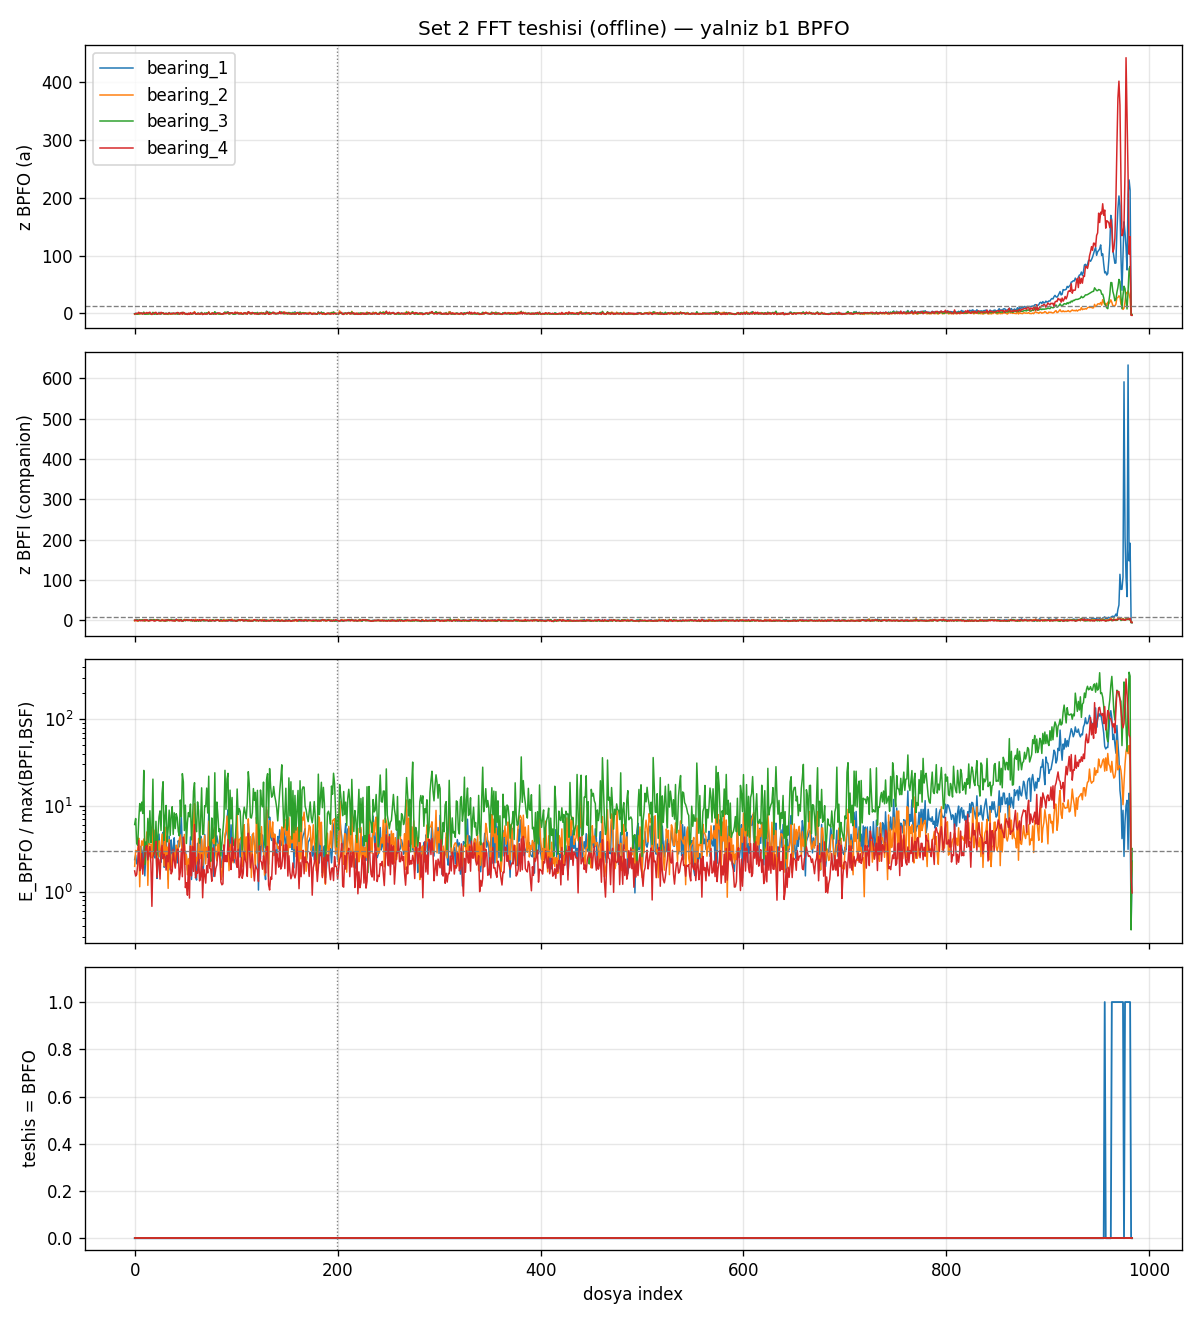

Here is the Python script that generated this plot:
"""IMS Set 2 FFT ariza teshisi — offline. anomaly_events yazilmaz (ADR-0011).

NASA: bearing_1 dis bilezik. Beklenti: b1=BPFO; b2/3/4=belirsiz (kaplin BPFO
artisina ragmen). Esikler sihirli degil; karnesi `ims_set2_fft_diagnosis.md`.
"""

from __future__ import annotations

import re
import sys
from pathlib import Path

import matplotlib

matplotlib.use("Agg")
import matplotlib.pyplot as plt
import numpy as np

ROOT = Path(__file__).resolve().parents[2]
sys.path.insert(0, str(ROOT / "services" / "stream-processor" / "src"))

from stream_processor.domain.features import extract_features  # noqa: E402
from stream_processor.domain.fft_diagnosis import (  # noqa: E402
    BANDS,
    DEFAULT_ABS_Z,
    DEFAULT_COMPANION_Z,
    DEFAULT_DOMINANCE,
    FftBandBaseline,
    band_z_scores,
    diagnose_fft_bands,
)

DATA_DIR = ROOT / "data" / "ims"
CACHE_PATH = ROOT / "data" / "ims_set2_fft_bands.npz"
OUT_DIR = Path(__file__).resolve().parent
BEARINGS = ("bearing_1", "bearing_2", "bearing_3", "bearing_4")
FILE_NAME = re.compile(r"^\d{4}\.\d{2}\.\d{2}\.\d{2}\.\d{2}\.\d{2}$")
BASELINE = 200
TAIL = 50
LABELED = "bearing_1"
EXPECTED = {
    "bearing_1": "bpfo",
    "bearing_2": "uncertain",
    "bearing_3": "uncertain",
    "bearing_4": "uncertain",
}
NASA = {
    "bearing_1": "dis bilezik",
    "bearing_2": "saglikli",
    "bearing_3": "saglikli",
    "bearing_4": "saglikli",
}


def _files() -> list[Path]:
    return sorted(
        path for path in DATA_DIR.iterdir() if path.is_file() and FILE_NAME.match(path.name)
    )


def load_bands() -> dict[str, dict[str, np.ndarray]]:
    if CACHE_PATH.is_file():
        payload = np.load(CACHE_PATH)
        return {
            band: {bearing: payload[f"{band}_{bearing}"] for bearing in BEARINGS} for band in BANDS
        }
    files = _files()
    n_files = len(files)
    store = {band: {bearing: np.zeros(n_files) for bearing in BEARINGS} for band in BANDS}
    for index, path in enumerate(files):
        samples = np.loadtxt(path, dtype=np.float64)
        if samples.ndim == 1:
            samples = samples.reshape(-1, 1)
        for column, bearing in enumerate(BEARINGS):
            energy = extract_features(samples[:, column].tolist()).fft_band_energy
            for band in BANDS:
                store[band][bearing][index] = energy[band]
    np.savez(
        CACHE_PATH,
        **{f"{band}_{bearing}": store[band][bearing] for band in BANDS for bearing in BEARINGS},
    )
    return store


def _baseline(store: dict[str, dict[str, np.ndarray]], bearing: str) -> FftBandBaseline:
    return FftBandBaseline(
        mean={band: float(np.mean(store[band][bearing][:BASELINE])) for band in BANDS},
        std={band: float(np.std(store[band][bearing][:BASELINE])) for band in BANDS},
    )


def diagnose_series(
    store: dict[str, dict[str, np.ndarray]], bearing: str
) -> tuple[list[str], FftBandBaseline]:
    baseline = _baseline(store, bearing)
    n_files = len(store["bpfo"][bearing])
    labels: list[str] = []
    for index in range(n_files):
        if index < BASELINE:
            labels.append("warming_up")
            continue
        energy = {band: float(store[band][bearing][index]) for band in BANDS}
        labels.append(diagnose_fft_bands(energy, baseline))
    return labels, baseline


def first_fault(labels: list[str]) -> tuple[str, int | None]:
    for index, label in enumerate(labels):
        if label in BANDS:
            return label, index
    return "uncertain", None


def _energy_only_bpfo(energy: dict[str, float], baseline: FftBandBaseline) -> bool:
    """(a)+(b enerji orani); companion yok — kaplin tuzağini gostermek icin."""
    z_scores = band_z_scores(energy, baseline)
    if z_scores["bpfo"] < DEFAULT_ABS_Z:
        return False
    others = max(float(energy[name]) for name in BANDS if name != "bpfo")
    return float(energy["bpfo"]) >= DEFAULT_DOMINANCE * max(others, 1e-12)


def count_energy_only_bpfo(
    store: dict[str, dict[str, np.ndarray]], bearing: str, baseline: FftBandBaseline
) -> int:
    n_files = len(store["bpfo"][bearing])
    hits = 0
    for index in range(BASELINE, n_files):
        energy = {band: float(store[band][bearing][index]) for band in BANDS}
        if _energy_only_bpfo(energy, baseline):
            hits += 1
    return hits


def write_outputs(store: dict[str, dict[str, np.ndarray]]) -> None:
    n_files = len(store["bpfo"][LABELED])
    rows: list[dict[str, object]] = []
    series_labels: dict[str, list[str]] = {}
    for bearing in BEARINGS:
        labels, baseline = diagnose_series(store, bearing)
        series_labels[bearing] = labels
        fault, first_at = first_fault(labels)
        counts = {name: labels.count(name) for name in (*BANDS, "uncertain", "warming_up")}
        late_e = {band: float(np.mean(store[band][bearing][-TAIL:])) for band in BANDS}
        others = max(late_e[name] for name in BANDS if name != "bpfo")
        energy_dom = late_e["bpfo"] / others if others > 0 else float("inf")
        z_bpfo = (late_e["bpfo"] - baseline.mean["bpfo"]) / max(baseline.std["bpfo"], 1e-12)
        z_bpfi = (late_e["bpfi"] - baseline.mean["bpfi"]) / max(baseline.std["bpfi"], 1e-12)
        z_bsf = (late_e["bsf"] - baseline.mean["bsf"]) / max(baseline.std["bsf"], 1e-12)
        rows.append(
            {
                "bearing": bearing,
                "diagnosis": fault,
                "first_at": first_at,
                "n_bpfo": counts["bpfo"],
                "n_bpfi": counts["bpfi"],
                "n_bsf": counts["bsf"],
                "n_uncertain": counts["uncertain"],
                "n_energy_only": count_energy_only_bpfo(store, bearing, baseline),
                "late_bpfo": late_e["bpfo"],
                "late_bpfi": late_e["bpfi"],
                "late_bsf": late_e["bsf"],
                "energy_dom": energy_dom,
                "z_bpfo": z_bpfo,
                "z_bpfi": z_bpfi,
                "z_bsf": z_bsf,
                "ok": fault == EXPECTED[bearing],
            }
        )

    lines = [
        "# IMS Set 2 FFT ariza teshisi (offline)",
        "",
        "Canli `anomaly_events` yok. Kural: `diagnose_fft_bands` (ADR-0011).",
        f"Esikler Set 2: abs_z={DEFAULT_ABS_Z:g}, dominance={DEFAULT_DOMINANCE:g},",
        f"companion_z={DEFAULT_COMPANION_Z:g}. Grafik: `ims_set2_fft_diagnosis.png`.",
        "",
        f"Dosya sayisi: **{n_files}**. Baseline ilk {BASELINE}, gec son {TAIL}.",
        "",
        "## Neden enerji-orani yetmedi",
        "",
        "Son 50 dosyanin ortalamasinda **butun** rulmanlarda BPFO, BPFI/BSF'ten",
        "onlarca kat buyuk. Kaplin bu ozellikte 'tum bantlari esit kaldirmiyor';",
        "**yalniz BPFO kovasini** sisiyor. (b) yalniz `E_bpfo / max(E_bpfi, E_bsf)`",
        "olursa bearing_4 da 'BPFO' olur — dunku tuzak.",
        "",
        "Kalibre (b): enerji baskinligi **ve** en az bir diger karakteristigin",
        f"z >= {DEFAULT_COMPANION_Z:g} (gercek dis bilezikte BPFI de baseline'dan cikar;",
        "kaplin BPFI'yi yerinde birakir). (a) aday bandin kendi baseline z'si",
        f">= {DEFAULT_ABS_Z:g} (oran sismesini eker).",
        "",
        "## Gec pencere (son 50) — kosul (a)/(b) ham sayilar",
        "",
        "| Rulman | E_BPFO | E_BPFI | E_BSF | enerji baskinligi | z_BPFO | z_BPFI | z_BSF |",
        "|---|---:|---:|---:|---:|---:|---:|---:|",
    ]
    for row in rows:
        lines.append(
            f"| {row['bearing']} | {row['late_bpfo']:.4g} | {row['late_bpfi']:.4g} | "
            f"{row['late_bsf']:.4g} | {row['energy_dom']:.1f}x | {row['z_bpfo']:.1f} | "
            f"{row['z_bpfi']:.1f} | {row['z_bsf']:.1f} |"
        )
    lines.extend(
        [
            "",
            "## Teshis vs enerji-only tuzak",
            "",
            "enerji-only = (a) z_BPFO + (b) enerji orani, **companion yok**.",
            "Tam kural = ayni AND + companion z.",
            "",
            "| Rulman | NASA | teshis | ilk | #BPFO | #enerji-only | #belirsiz | ok |",
            "|---|---|---|---:|---:|---:|---:|---|",
        ]
    )
    for row in rows:
        first = "—" if row["first_at"] is None else str(row["first_at"])
        mark = "ok" if row["ok"] else "FAIL"
        lines.append(
            f"| {row['bearing']} | {NASA[str(row['bearing'])]} | {row['diagnosis']} "
            f"| {first} | {row['n_bpfo']} | {row['n_energy_only']} "
            f"| {row['n_uncertain']} | {mark} |"
        )
    b1 = next(row for row in rows if row["bearing"] == "bearing_1")
    b4 = next(row for row in rows if row["bearing"] == "bearing_4")
    lines.extend(
        [
            "",
            f"b1 ilk BPFO etiketi index {b1['first_at']} / {n_files} "
            "(gec donem teyidi; lead-time metrigi degil).",
            "",
            "## bearing_4 (kaplin + oran sismesi) — ozellikle",
            "",
            f"Gec BPFO enerjisi {b4['late_bpfo']:.4g} (b1: {b1['late_bpfo']:.4g}, ayni mertebe).",
            f"Enerji baskinligi {b4['energy_dom']:.1f}x, z_BPFO={b4['z_bpfo']:.0f} —",
            "oran ve mutlak BPFO 'var' der. Bu yuzden enerji-only "
            f"**{b4['n_energy_only']}** snapshot'i BPFO sayar.",
            f"z_BPFI={b4['z_bpfi']:.1f}, z_BSF={b4['z_bsf']:.1f} "
            f"(companion esik {DEFAULT_COMPANION_Z:g}) → companion yok → **belirsiz**.",
            f"Tam kuralda hic BPFO etiketi yok (n={b4['n_bpfo']}).",
            "",
            "## Grid notu",
            "",
            "Yalniz z_BPFO + enerji-D taramasi: b1'i yakalayan hicbir (Z, D) cifti",
            "b2/3/4'u sifirlamadi (strict=0). Companion ile (abs_z=12, D=3,",
            "companion_z=8) b1>0 ve etiketsiz=0.",
            "",
            "Yalniz Set 2. Canli entegrasyon (`fault_type`, schema, migration) sonraki is.",
            "",
        ]
    )
    (OUT_DIR / "ims_set2_fft_diagnosis.md").write_text("\n".join(lines), encoding="utf-8")

    index = np.arange(n_files)
    figure, axes = plt.subplots(4, 1, figsize=(10, 11), sharex=True)
    for bearing in BEARINGS:
        bpfo = store["bpfo"][bearing]
        bpfi = store["bpfi"][bearing]
        bsf = store["bsf"][bearing]
        mean_fo = float(np.mean(bpfo[:BASELINE]))
        std_fo = float(max(np.std(bpfo[:BASELINE]), 1e-12))
        mean_fi = float(np.mean(bpfi[:BASELINE]))
        std_fi = float(max(np.std(bpfi[:BASELINE]), 1e-12))
        axes[0].plot(index, (bpfo - mean_fo) / std_fo, label=bearing, linewidth=0.9)
        axes[1].plot(index, (bpfi - mean_fi) / std_fi, label=bearing, linewidth=0.9)
        dom = bpfo / np.maximum(np.maximum(bpfi, bsf), 1e-12)
        axes[2].plot(index, dom, label=bearing, linewidth=0.9)
        codes = np.array([1.0 if label == "bpfo" else 0.0 for label in series_labels[bearing]])
        axes[3].plot(index, codes, label=bearing, linewidth=1.1)
    for axis in axes:
        axis.axvline(BASELINE - 0.5, color="gray", linestyle=":", linewidth=0.8)
        axis.grid(True, alpha=0.3)
    axes[0].axhline(DEFAULT_ABS_Z, color="gray", linestyle="--", linewidth=0.8)
    axes[0].set_ylabel("z BPFO (a)")
    axes[0].set_title("Set 2 FFT teshisi (offline) — yalniz b1 BPFO")
    axes[0].legend(loc="upper left")
    axes[1].axhline(DEFAULT_COMPANION_Z, color="gray", linestyle="--", linewidth=0.8)
    axes[1].set_ylabel("z BPFI (companion)")
    axes[2].axhline(DEFAULT_DOMINANCE, color="gray", linestyle="--", linewidth=0.8)
    axes[2].set_ylabel("E_BPFO / max(BPFI,BSF)")
    axes[2].set_yscale("log")
    axes[3].set_ylabel("teshis = BPFO")
    axes[3].set_xlabel("dosya index")
    axes[3].set_ylim(-0.05, 1.15)
    figure.tight_layout()
    figure.savefig(OUT_DIR / "ims_set2_fft_diagnosis.png", dpi=120)
    plt.close(figure)

    failed = [row["bearing"] for row in rows if not row["ok"]]
    if failed:
        raise SystemExit(f"dogrulama basarisiz: {failed}")


def main() -> None:
    if not DATA_DIR.is_dir():
        raise SystemExit(f"IMS klasoru yok: {DATA_DIR}")
    store = load_bands()
    write_outputs(store)


if __name__ == "__main__":
    main()
